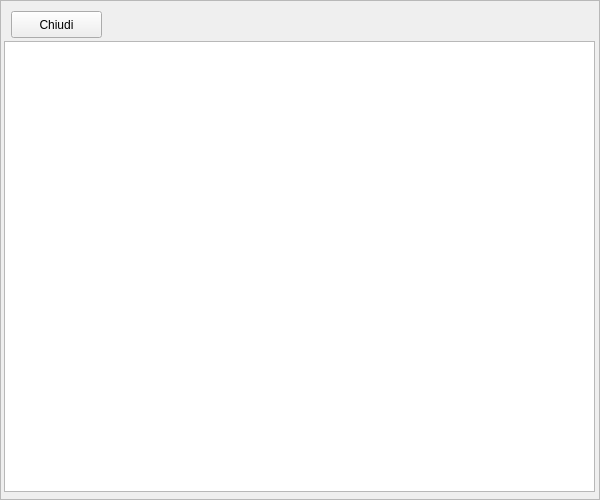
<?xml version="1.0" encoding="UTF-8"?>
<ui version="4.0">
 <class>ResizeWindow</class>
 <widget class="QScrollArea" name="ResizeWindow">
  <property name="windowModality">
   <enum>Qt::ApplicationModal</enum>
  </property>
  <property name="geometry">
   <rect>
    <x>0</x>
    <y>0</y>
    <width>600</width>
    <height>500</height>
   </rect>
  </property>
  <property name="minimumSize">
   <size>
    <width>600</width>
    <height>500</height>
   </size>
  </property>
  <property name="maximumSize">
   <size>
    <width>600</width>
    <height>500</height>
   </size>
  </property>
  <property name="windowTitle">
   <string>Resizing...</string>
  </property>
  <property name="widgetResizable">
   <bool>true</bool>
  </property>
  <widget class="QWidget" name="scrollAreaWidgetContents">
   <property name="geometry">
    <rect>
     <x>0</x>
     <y>0</y>
     <width>598</width>
     <height>498</height>
    </rect>
   </property>
   <widget class="QPushButton" name="btnClose">
    <property name="geometry">
     <rect>
      <x>10</x>
      <y>10</y>
      <width>91</width>
      <height>27</height>
     </rect>
    </property>
    <property name="text">
     <string>Chiudi</string>
    </property>
   </widget>
   <widget class="QPlainTextEdit" name="txtArea">
    <property name="geometry">
     <rect>
      <x>3</x>
      <y>40</y>
      <width>591</width>
      <height>451</height>
     </rect>
    </property>
    <property name="readOnly">
     <bool>true</bool>
    </property>
   </widget>
  </widget>
 </widget>
 <resources/>
 <connections/>
</ui>
